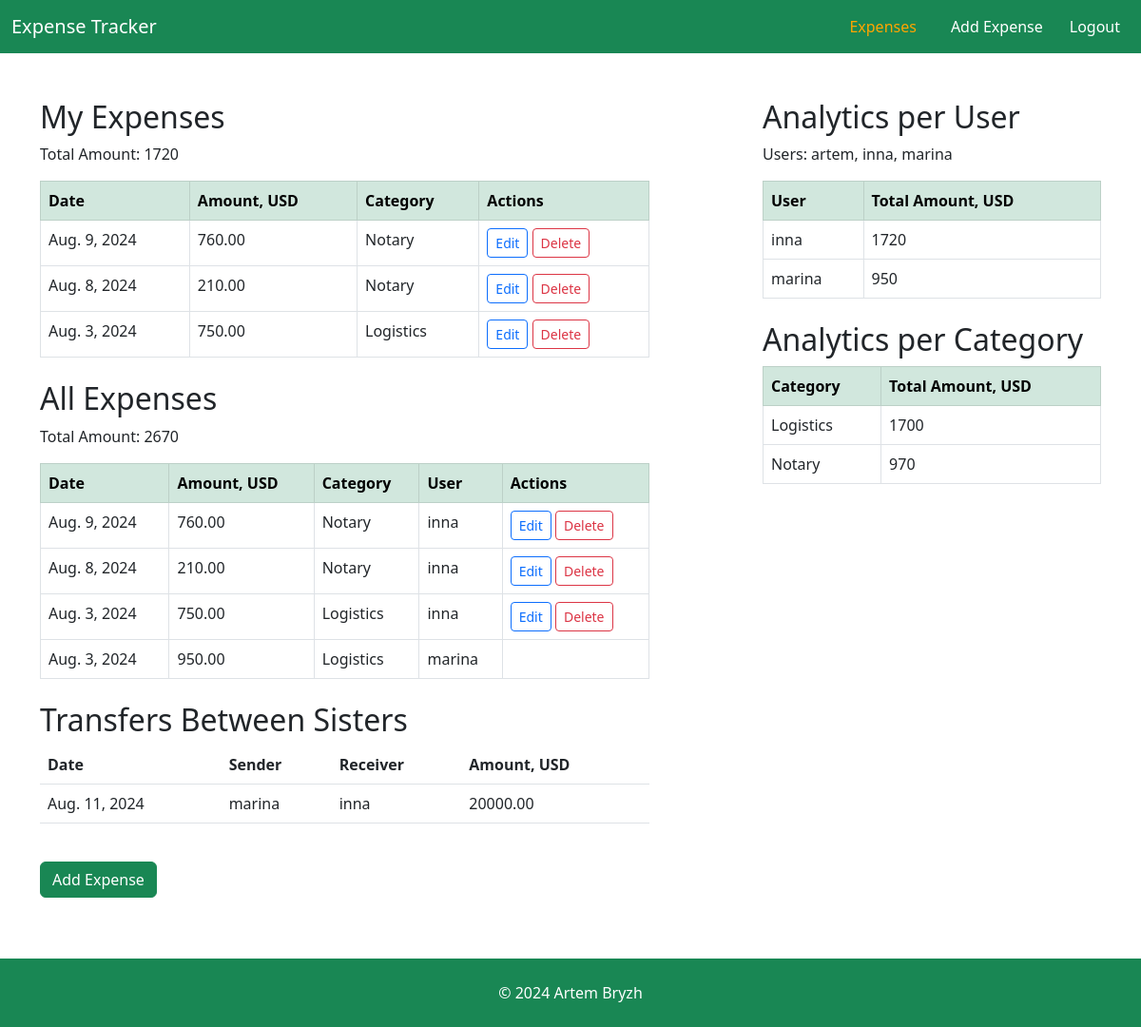
The app's page /list/ (signed in) with its own data.
### expenses/models.py (models this page shows, shortened)
class Expense(models.Model):
    amount = models.DecimalField(max_digits=10, decimal_places=2)
    description = models.TextField()
    category = models.ForeignKey(Category, on_delete=models.CASCADE)
    date = models.DateField(blank=True, null=True)
    user = models.ForeignKey(User, on_delete=models.CASCADE)
    history = HistoricalRecords()

class Category(models.Model):
    name = models.CharField(max_length=50)

class Transfer(models.Model):
    sender = models.ForeignKey(User, related_name='sent_transfers', on_delete=models.CASCADE)
    receiver = models.ForeignKey(User, related_name='received_transfers', on_delete=models.CASCADE)
    amount = models.DecimalField(max_digits=10, decimal_places=2)
    date = models.DateField()

### expenses/views.py (the view)
# urls.py: path('list/', expenses_views.expense_list, name='expense_list'),
@login_required
def expense_list(request):
    user_expenses = Expense.objects.filter(user=request.user)
    total_user_amount = user_expenses.aggregate(Sum('amount'))['amount__sum'] or 0
    all_expenses = Expense.objects.all()
    total_all_amount = all_expenses.aggregate(Sum('amount'))['amount__sum'] or 0
    expenses_per_user = Expense.objects.values('user__username').annotate(total=Sum('amount'))
    expenses_per_category = Expense.objects.values('category__name').annotate(total=Sum('amount'))
    users = User.objects.all()
    transfers = Transfer.objects.all()
    context = {
        'user_expenses': user_expenses,
        'total_user_amount': total_user_amount,
        'all_expenses': all_expenses,
        'total_all_amount': total_all_amount,
        'expenses_per_user': expenses_per_user,
        'expenses_per_category': expenses_per_category,
        'users': users,
        'transfers': transfers,
    }
    return render(request, 'expenses/expense_list.html', context)

### templates/expenses/expense_list.html (shortened to what this page needs)
{% extends 'base.html' %}
{% block content %}
<div class="row">
    <div class="col-md-7">
        <h2 class="mt-4">My Expenses</h2>
        <p>Total Amount: {{ total_user_amount }}</p>
        <table class="table table-bordered table-hover">
            <thead class="table-success">
                <tr>
                    <th>Date</th>
                    <th>Amount, USD</th>
                    <th>Category</th>
                    <th>Actions</th>
                </tr>
            </thead>
            <tbody>
                {% for expense in user_expenses %}
                <tr data-description="{{ expense.description }}" onclick="showDescription(this)">
                    <td>{{ expense.date }}</td>
                    <td>{{ expense.amount }}</td>
                    <td>{{ expense.category.name }}</td>
                    <td>
                        <a class="btn btn-sm btn-outline-primary" href="{% url 'edit_expense' expense.pk %}">Edit</a>
                        <a class="btn btn-sm btn-outline-danger" href="{% url 'delete_expense' expense.pk %}">Delete</a>
                    </td>
                </tr>
                {% endfor %}
            </tbody>
        </table>
        <h2 class="mt-4">All Expenses</h2>
        <p>Total Amount: {{ total_all_amount }}</p>
        <table class="table table-bordered table-hover">
            <thead class="table-success">
                <tr>
                    <th>Date</th>
                    <th>Amount, USD</th>
                    <th>Category</th>
                    <th>User</th>
                    <th>Actions</th>
                </tr>
            </thead>
            <tbody>
                {% for expense in all_expenses %}
                <tr data-description="{{ expense.description }}" onclick="showDescription(this)" {% if expense.user == request.user %} style="background-color: #f0f8ff;" {% endif %}>
                    <td>{{ expense.date }}</td>
                    <td>{{ expense.amount }}</td>
                    <td>{{ expense.category.name }}</td>
                    <td>{{ expense.user.username }}</td>
                    <td>
                        {% if expense.user == request.user %}
                            <a class="btn btn-sm btn-outline-primary" href="{% url 'edit_expense' expense.pk %}">Edit</a>
                            <a class="btn btn-sm btn-outline-danger" href="{% url 'delete_expense' expense.pk %}">Delete</a>
                        {% endif %}
                    </td>
                </tr>
                {% endfor %}
            </tbody>
        </table>
        <h2 class="mt-4">Transfers Between Sisters</h2>
        <table class="table">
            <thead>
                <tr>
                    <th>Date</th>
                    <th>Sender</th>
                    <th>Receiver</th>
                    <th>Amount, USD</th>
                </tr>
            </thead>
            <tbody>
                {% for transfer in transfers %}
                <tr>
                    <td>{{ transfer.date }}</td>
                    <td>{{ transfer.sender.username }}</td>
                    <td>{{ transfer.receiver.username }}</td>
                    <td>{{ transfer.amount }}</td>
                </tr>
                {% endfor %}
            </tbody>
        </table>
        <p><a class="btn btn-success mt-4" href="{% url 'add_expense' %}">Add Expense</a></p>
    </div>
    <div class="col-md-4 offset-md-1">
        <h2 class="mt-4">Analytics per User</h2>
            <p>Users:
                {% for user in users %}
                    {{ user.username }}{% if not forloop.last %}, {% endif %}
                {% endfor %}
            </p>
        <table class="table table-bordered">
            <thead class="table-success">
                <tr>
                    <th>User</th>
                    <th>Total Amount, USD</th>
                </tr>
            </thead>
            <tbody>
                {% for user_data in expenses_per_user %}
                <tr {% if user_data.user__username == request.user.username %} style="background-color: #f0f8ff;" {% endif %}>
                    <td>{{ user_data.user__username }}</td>
                    <td>{{ user_data.total }}</td>
                </tr>
                {% endfor %}
            </tbody>
        </table>
        <h2 class="mt-4">Analytics per Category</h2>
        <table class="table table-bordered">
            <thead class="table-success">
                <tr>
                    <th>Category</th>
                    <th>Total Amount, USD</th>
                </tr>
            </thead>
            <tbody>
                {% for category_data in expenses_per_category %}
                <tr>
                    <td>{{ category_data.category__name }}</td>
                    <td>{{ category_data.total }}</td>
                </tr>
                {% endfor %}
            </tbody>
        </table>
    </div>
</div>
{% endblock %}

### templates/base.html (shortened to what this page needs)
<!DOCTYPE html>
<html lang="en">
<head>
    <link href="https://cdn.jsdelivr.net/npm/bootstrap@5.3.0/dist/css/bootstrap.min.css" rel="stylesheet">
    <link rel="stylesheet" href="https://cdnjs.cloudflare.com/ajax/libs/bootstrap-datepicker/1.9.0/css/bootstrap-datepicker.min.css">
</head>
<body>
    <nav class="navbar navbar-expand-lg navbar-dark bg-success">
        <div class="container-fluid">
            <a class="navbar-brand" href="{% url 'expense_list' %}">Expense Tracker</a>
            <div class="collapse navbar-collapse" id="navbarNav">
                <ul class="navbar-nav ms-auto">
                    <li class="nav-item">
                        <a class="nav-link {% if request.resolver_match.url_name == 'expense_list' %}active-nav-link{% else %}text-white{% endif %}" href="{% url 'expense_list' %}">Expenses</a>
                    </li>
                    <li class="nav-item">
                        <a class="nav-link {% if request.resolver_match.url_name == 'add_expense' %}active-nav-link{% else %}text-white{% endif %}" href="{% url 'add_expense' %}">Add Expense</a>
                    </li>
                    <li class="nav-item">
                        <form method="post" action="{% url 'logout' %}" style="display:inline;">
                            <button type="submit" class="btn btn-light nav-link" style="padding: 0; border: none; background: none;">Logout</button>
                        </form>
                    </li>
                </ul>
            </div>
        </div>
    </nav>
    <div class="container mt-4">
        {% block content %}{% endblock %}
    </div>
    <footer class="bg-success text-white mt-5 p-4 text-center">
        &copy; 2024
        <a id="footer-link" href="https://www.linkedin.com/in/artem-bryzh-43109a176/" class="text-white" target="_blank" style="text-decoration: none;">
            Artem Bryzh
        </a>
    </footer>
</body>
</html>

### templates/base.html (style rules this page uses)
.active-nav-link { color: orange !important; }
.nav-link, .btn-link.nav-link { display: flex; align-items: center; height: 100%; }
.navbar-nav .nav-item { margin-left: 10px; margin-right: 10px; }
.btn-light.nav-link { color: white; }

### records on screen
Expense: date "Aug. 9, 2024", amount "760.00", category.name "Notary", user.username "inna", shows "Edit"
Expense: date "Aug. 8, 2024", amount "210.00", category.name "Notary", user.username "inna", shows "Edit"
Expense: date "Aug. 3, 2024", amount "750.00", category.name "Logistics", user.username "inna", shows "Edit"
Expense: date "Aug. 3, 2024", amount "950.00", category.name "Logistics", user.username "marina"
Category: category__name "Logistics", total "1700"
Category: category__name "Notary", total "970"

### other values on screen
{{ total_user_amount }} "1720"
{{ total_all_amount }} "2670"
{{ user.username }} "artem"
{{ user.username }} "inna"
{{ user.username }} "marina"
{{ user_data.user__username }} "inna" "marina"
{{ user_data.total }} "1720" "950"
